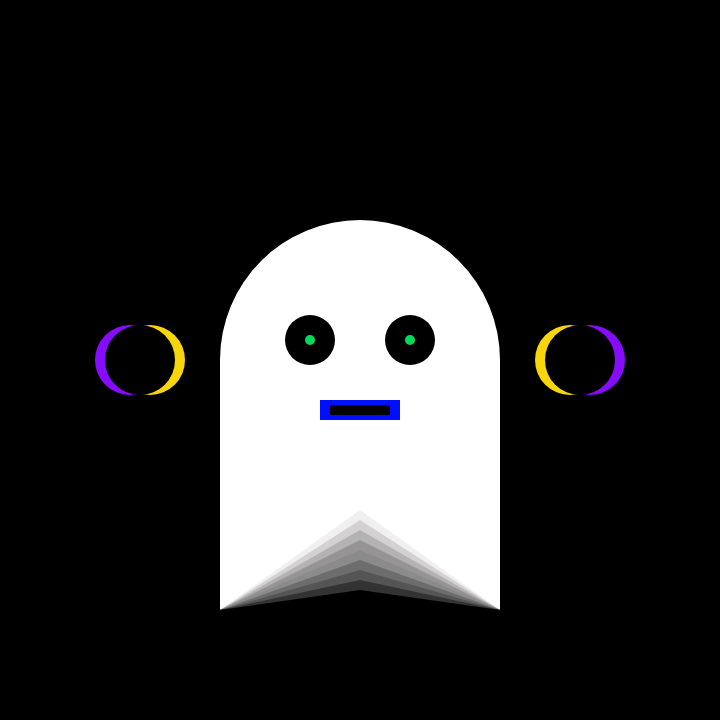
Frame 1 (no input)
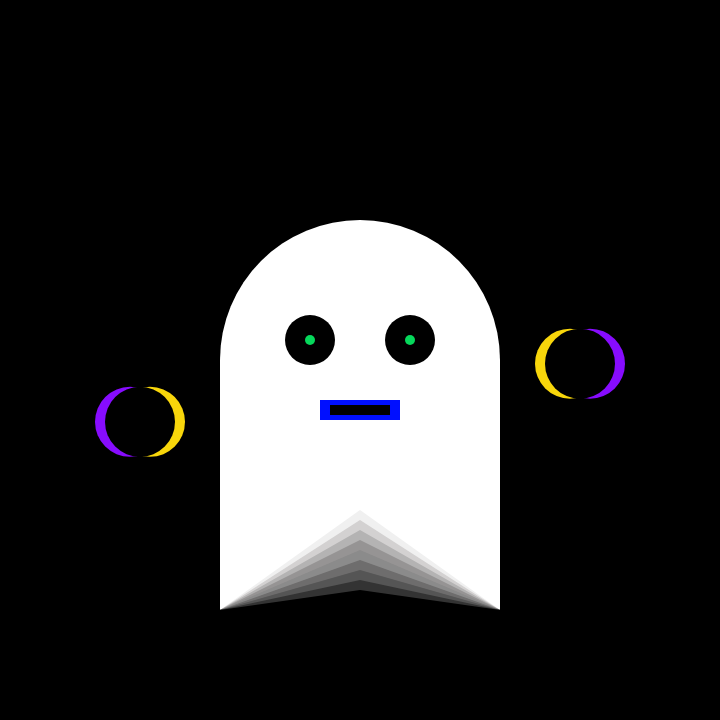
Frame 60 (no input)
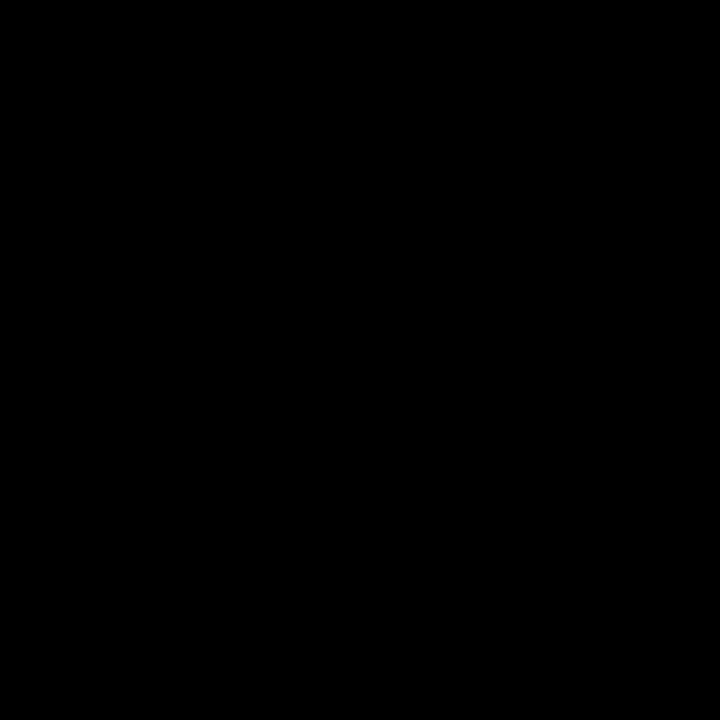
Frame 120 (the mouse pressed at the canvas centre since frame 60)

The p5.js sketch that drew these frames (run headless with seeded random() and noise() and a simulated clock; from frame 60 on, the mouse is pressed at the canvas centre):

// p5.js sketch
// ── sketch.js
function setup() {
  // Sets the screen to be 720 pixels wide and 400 pixels high
  createCanvas(720, 720);
  background(0);
  noStroke();

}
  let angle1 = 0;
  let angle2 = 0;
  let scalar = 70;


function draw() {
  background(0);

    let ang1 = radians(angle1);
    let ang2 = radians(angle2);

    let x1 = width / 2 + scalar * cos(ang1);
    let x2 = width / 2 + scalar * cos(ang2);

    let y1 = height / 2 + scalar * sin(ang1);
    let y2 = height / 2 + scalar * sin(ang2);

    fill("#F8D60B");
    ellipse(width * 0.5 - 210, y1, scalar, scalar);
    ellipse(width * 0.5 + 210, y2, scalar, scalar);

    fill("#870CFE");
    ellipse(width * 0.5 - 230, y1, scalar, scalar);
    ellipse(width * 0.5 + 230, y2, scalar, scalar);

    fill("#000000");
    ellipse(width * 0.5 - 220, y1, scalar, scalar);
    ellipse(width * 0.5 + 220, y2, scalar, scalar);


    angle1 += 2;
    angle2 += 3;

    fill(255);
    rect(220, 360, 280, 250);


    fill(255);
    arc(360, 360, 280, 280, PI, TWO_PI);

    fill(0);
    ellipse(310, 340, 50, 50);

    fill(0);
    ellipse(410, 340, 50, 50);

    fill("#06D85B");
    ellipse(310, 340, 10, 10);

    fill("#06D85B");
    ellipse(410, 340, 10, 10);

    fill("#000FFF");
    rect(320, 400, 80, 20);

    fill("#000000");
    rect(330, 405, 60, 10);

    fill("#F0F0F0");
    triangle(220, 610, 360, 510, 500, 610);

    fill("#D3D1D1");
    triangle(220, 610, 360, 520, 500, 610);

    fill("#B4B3B3");
    triangle(220, 610, 360, 530, 500, 610);

    fill("#969494");
    triangle(220, 610, 360, 540, 500, 610);

    fill("#8B8B8B");
    triangle(220, 610, 360, 550, 500, 610);

    fill("#6E6D6D");
    triangle(220, 610, 360, 560, 500, 610);

    fill("#555555");
    triangle(220, 610, 360, 570, 500, 610);

    fill("#333333");
    triangle(220, 610, 360, 580, 500, 610);

    fill("#000000");
    triangle(220, 610, 360, 590, 500, 610);
if (mouseIsPressed) {
background(0);
}
  }
